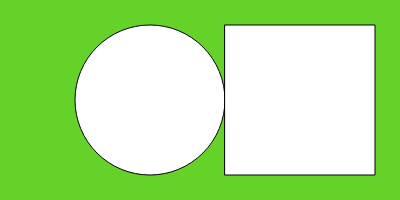
Frame 1 (no input)
Frame 60 (no input): identical to frame 1, image omitted
Frame 120 (the mouse pressed at the canvas centre since frame 60): identical to frame 1, image omitted

The p5.js sketch that drew this single still picture (run headless with seeded random() and noise() and a simulated clock; from frame 60 on, the mouse is pressed at the canvas centre):

// p5.js sketch
// ── sketch.js
function setup() {
  createCanvas(400, 200);
}

function draw() {
  background(220);
  background(100, 210, 40);
  
  circle(150, 100, 150);
  square(225, 25, 150);
}
